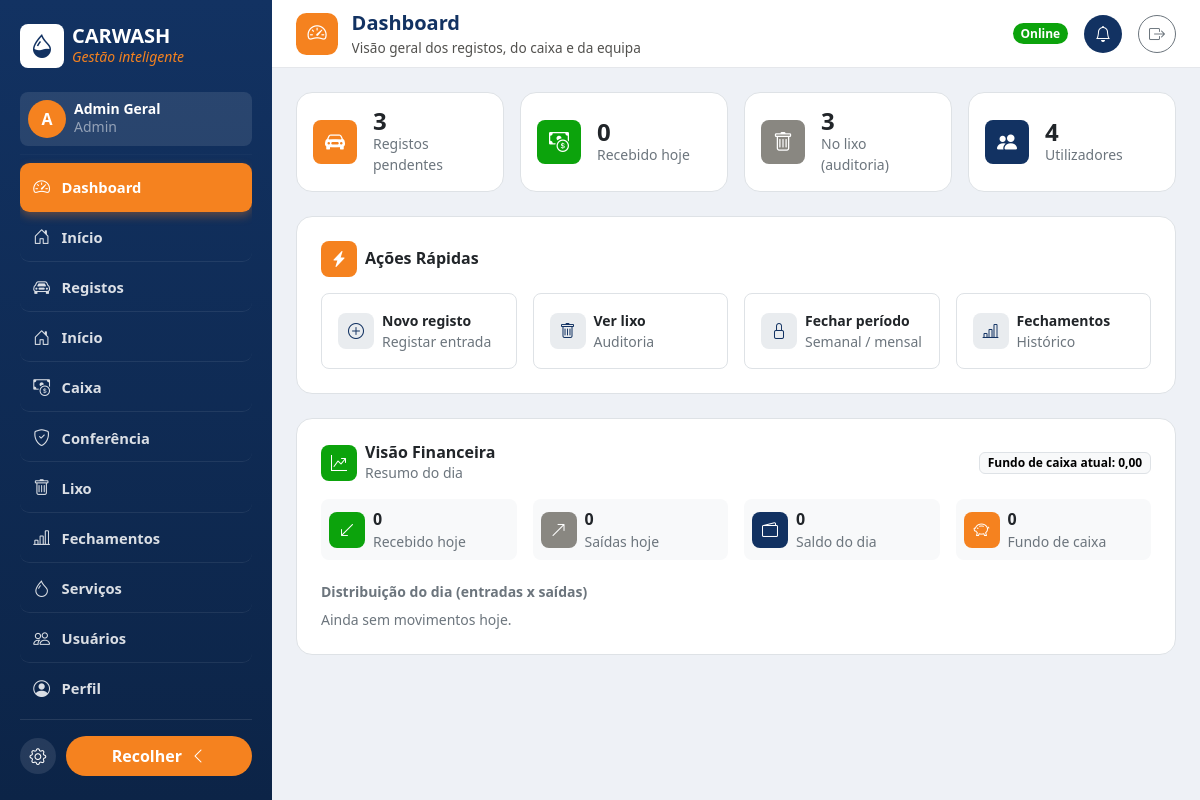
Page /painel-admin/ (signed in) on the committed database.
### accounts/models.py (models this page shows, shortened)
class User(AbstractUser):
    class Meta:
        permissions = [
            ('view_admin_dashboard', 'Pode ver o dashboard administrativo'),
        ]
    def is_seguranca(self):
        return self.has_perm('vehicles.view_vehicleentry')
    def is_tesoureira(self):
        return self.has_perm('cashbox.view_payment')
    def is_admin_role(self):
        return self.is_superuser or self.has_perm('accounts.view_admin_dashboard')
    @property
    def role_label(self):
        if self.is_admin_role():
            return 'Admin'

### cashbox/models.py (models this page shows, shortened)
class CashClosure(models.Model):
    class PeriodType(models.TextChoices):
        DIARIO = 'diario', 'Diário'
        SEMANAL = 'semanal', 'Semanal'
        MENSAL = 'mensal', 'Mensal'
    period_type = models.CharField(max_length=20, choices=PeriodType.choices)
    date_start = models.DateField()
    date_end = models.DateField()
    total_in = models.DecimalField(max_digits=10, decimal_places=2, default=0)
    total_out = models.DecimalField(max_digits=10, decimal_places=2, default=0)
    balance = models.DecimalField(max_digits=10, decimal_places=2, default=0)
    carried_forward = models.DecimalField(max_digits=10, decimal_places=2, default=0)
    closed_by = models.ForeignKey(settings.AUTH_USER_MODEL, on_delete=models.PROTECT)
    closed_at = models.DateTimeField(auto_now_add=True)
    class Meta:
        ordering = ['-date_end']
        constraints = [
            models.UniqueConstraint(
                fields=['period_type', 'date_start', 'date_end'], name='unique_closure_period'
            )
        ]
        permissions = [
            ('close_period', 'Pode fechar período semanal/mensal'),
        ]

### accounts/views.py (the view)
# urls.py: path('painel-admin/', views.admin_dashboard, name='admin_dashboard'),
@permission_required('accounts.view_admin_dashboard')
def admin_dashboard(request):
    today = timezone.localdate()
    pending_count = VehicleEntry.objects.filter(is_trashed=False, status=VehicleEntry.Status.PENDENTE).count()
    trashed_count = VehicleEntry.objects.filter(is_trashed=True).count()
    users_count = User.objects.count()
    total_in, total_out = totals_for_range(today, today)
    total_moved = total_in + total_out
    in_pct = round((total_in / total_moved) * 100) if total_moved else 0
    out_pct = 100 - in_pct if total_moved else 0
    last_closure = CashClosure.objects.order_by('-date_end').first()
    return render(request, 'accounts/admin_dashboard.html', {
        'pending_count': pending_count,
        'trashed_count': trashed_count,
        'users_count': users_count,
        'total_in': total_in,
        'total_out': total_out,
        'balance': total_in - total_out,
        'in_pct': in_pct,
        'out_pct': out_pct,
        'last_closure': last_closure,
    })

### templates/accounts/admin_dashboard.html (shortened to what this page needs)
{% extends 'base.html' %}
{% block page_icon %}<div class="cw-topbar-icon"><i class="bi bi-speedometer2"></i></div>{% endblock %}
{% block page_title %}Dashboard{% endblock %}
{% block page_subtitle %}Visão geral dos registos, do caixa e da equipa{% endblock %}
{% block content %}
<div class="row g-3 mb-4">
    <div class="col-6 col-lg-3">
        <div class="bg-white border rounded-4 p-3 d-flex align-items-center gap-3 h-100">
            <div class="cw-icon-box bg-orange rounded-3 d-flex align-items-center justify-content-center text-white fs-5">
                <i class="bi bi-car-front-fill"></i>
            </div>
            <div>
                <div class="fs-4 fw-bold lh-1">{{ pending_count }}</div>
                <div class="text-secondary small">Registos pendentes</div>
            </div>
        </div>
    </div>
    <div class="col-6 col-lg-3">
        <div class="bg-white border rounded-4 p-3 d-flex align-items-center gap-3 h-100">
            <div class="cw-icon-box bg-good rounded-3 d-flex align-items-center justify-content-center text-white fs-5">
                <i class="bi bi-cash-coin"></i>
            </div>
            <div>
                <div class="fs-4 fw-bold lh-1">{{ total_in }}</div>
                <div class="text-secondary small">Recebido hoje</div>
            </div>
        </div>
    </div>
    <div class="col-6 col-lg-3">
        <div class="bg-white border rounded-4 p-3 d-flex align-items-center gap-3 h-100">
            <div class="cw-icon-box bg-muted rounded-3 d-flex align-items-center justify-content-center text-white fs-5">
                <i class="bi bi-trash"></i>
            </div>
            <div>
                <div class="fs-4 fw-bold lh-1">{{ trashed_count }}</div>
                <div class="text-secondary small">No lixo (auditoria)</div>
            </div>
        </div>
    </div>
    <div class="col-6 col-lg-3">
        <div class="bg-white border rounded-4 p-3 d-flex align-items-center gap-3 h-100">
            <div class="cw-icon-box bg-navy rounded-3 d-flex align-items-center justify-content-center text-white fs-5">
                <i class="bi bi-people-fill"></i>
            </div>
            <div>
                <div class="fs-4 fw-bold lh-1">{{ users_count }}</div>
                <div class="text-secondary small">Utilizadores</div>
            </div>
        </div>
    </div>
</div>
<div class="bg-white border rounded-4 p-3 p-md-4 mb-4">
    <div class="d-flex align-items-center gap-2 mb-3">
        <div class="cw-icon-box-sm bg-orange rounded-3 d-flex align-items-center justify-content-center text-white">
            <i class="bi bi-lightning-charge-fill"></i>
        </div>
        <h6 class="mb-0 fw-bold">Ações Rápidas</h6>
    </div>
    <div class="row g-3">
        <div class="col-6 col-md-3">
            <a href="{% url 'vehicles:list' %}" class="d-flex align-items-center gap-2 border rounded-3 p-3 h-100 text-decoration-none text-body">
                <div class="cw-icon-box-sm bg-body-secondary rounded-3 d-flex align-items-center justify-content-center text-navy">
                    <i class="bi bi-plus-circle"></i>
                </div>
                <div>
                    <p class="fw-semibold small mb-0">Novo registo</p>
                    <p class="text-secondary small mb-0">Registar entrada</p>
                </div>
            </a>
        </div>
        <div class="col-6 col-md-3">
            <a href="{% url 'vehicles:trash_list' %}" class="d-flex align-items-center gap-2 border rounded-3 p-3 h-100 text-decoration-none text-body">
                <div class="cw-icon-box-sm bg-body-secondary rounded-3 d-flex align-items-center justify-content-center text-navy">
                    <i class="bi bi-trash"></i>
                </div>
                <div>
                    <p class="fw-semibold small mb-0">Ver lixo</p>
                    <p class="text-secondary small mb-0">Auditoria</p>
                </div>
            </a>
        </div>
        <div class="col-6 col-md-3">
            <a href="{% url 'cashbox:closures' %}" class="d-flex align-items-center gap-2 border rounded-3 p-3 h-100 text-decoration-none text-body">
                <div class="cw-icon-box-sm bg-body-secondary rounded-3 d-flex align-items-center justify-content-center text-navy">
                    <i class="bi bi-lock"></i>
                </div>
                <div>
                    <p class="fw-semibold small mb-0">Fechar período</p>
                    <p class="text-secondary small mb-0">Semanal / mensal</p>
                </div>
            </a>
        </div>
        <div class="col-6 col-md-3">
            <a href="{% url 'cashbox:closures' %}" class="d-flex align-items-center gap-2 border rounded-3 p-3 h-100 text-decoration-none text-body">
                <div class="cw-icon-box-sm bg-body-secondary rounded-3 d-flex align-items-center justify-content-center text-navy">
                    <i class="bi bi-bar-chart-line"></i>
                </div>
                <div>
                    <p class="fw-semibold small mb-0">Fechamentos</p>
                    <p class="text-secondary small mb-0">Histórico</p>
                </div>
            </a>
        </div>
    </div>
</div>
<div class="bg-white border rounded-4 p-3 p-md-4">
    <div class="d-flex align-items-center justify-content-between mb-3 flex-wrap gap-2">
        <div class="d-flex align-items-center gap-2">
            <div class="cw-icon-box-sm bg-good rounded-3 d-flex align-items-center justify-content-center text-white">
                <i class="bi bi-graph-up-arrow"></i>
            </div>
            <div>
                <h6 class="mb-0 fw-bold">Visão Financeira</h6>
                <p class="text-secondary small mb-0">Resumo do dia</p>
            </div>
        </div>
        {% if last_closure %}
        <span class="badge text-bg-light border">Fundo de caixa atual: {{ last_closure.carried_forward }}</span>
        {% endif %}
    </div>
    <div class="row g-3 mb-4">
        <div class="col-6 col-md-3">
            <div class="bg-body-tertiary rounded-3 p-2 d-flex align-items-center gap-2">
                <div class="cw-icon-box-sm bg-good rounded-3 d-flex align-items-center justify-content-center text-white">
                    <i class="bi bi-arrow-down-left"></i>
                </div>
                <div>
                    <div class="fw-bold">{{ total_in }}</div>
                    <div class="text-secondary small">Recebido hoje</div>
                </div>
            </div>
        </div>
        <div class="col-6 col-md-3">
            <div class="bg-body-tertiary rounded-3 p-2 d-flex align-items-center gap-2">
                <div class="cw-icon-box-sm bg-muted rounded-3 d-flex align-items-center justify-content-center text-white">
                    <i class="bi bi-arrow-up-right"></i>
                </div>
                <div>
                    <div class="fw-bold">{{ total_out }}</div>
                    <div class="text-secondary small">Saídas hoje</div>
                </div>
            </div>
        </div>
        <div class="col-6 col-md-3">
            <div class="bg-body-tertiary rounded-3 p-2 d-flex align-items-center gap-2">
                <div class="cw-icon-box-sm bg-navy rounded-3 d-flex align-items-center justify-content-center text-white">
                    <i class="bi bi-wallet2"></i>
                </div>
                <div>
                    <div class="fw-bold">{{ balance }}</div>
                    <div class="text-secondary small">Saldo do dia</div>
                </div>
            </div>
        </div>
        <div class="col-6 col-md-3">
            <div class="bg-body-tertiary rounded-3 p-2 d-flex align-items-center gap-2">
                <div class="cw-icon-box-sm bg-orange rounded-3 d-flex align-items-center justify-content-center text-white">
                    <i class="bi bi-piggy-bank"></i>
                </div>
                <div>
                    <div class="fw-bold">{{ last_closure.carried_forward|default:'0' }}</div>
                    <div class="text-secondary small">Fundo de caixa</div>
                </div>
            </div>
        </div>
    </div>
    <h6 class="fw-semibold small text-secondary mb-2">Distribuição do dia (entradas x saídas)</h6>
    {% if total_in or total_out %}
    <div class="progress" style="height: 14px;" role="progressbar" aria-label="Distribuição do dia">
        <div class="progress-bar bg-good" style="width: {{ in_pct }}%"></div>
        <div class="progress-bar bg-muted" style="width: {{ out_pct }}%"></div>
    </div>
    <div class="d-flex gap-4 mt-2 small text-secondary">
        <span><i class="bi bi-circle-fill me-1" style="font-size: .55rem; color: var(--cw-good);"></i>Entradas ({{ in_pct }}%)</span>
        <span><i class="bi bi-circle-fill me-1" style="font-size: .55rem; color: var(--cw-muted);"></i>Saídas ({{ out_pct }}%)</span>
    </div>
    {% else %}
    <p class="text-secondary small mb-0">Ainda sem movimentos hoje.</p>
    {% endif %}
</div>
{% endblock %}

### templates/partials/sidebar_content.html (shortened to what this page needs)
{% load static %}
<div class="d-flex align-items-center gap-2 mb-4">
    <div class="bg-white rounded-3 d-flex align-items-center justify-content-center flex-shrink-0" style="width: 44px; height: 44px;"><i class="bi bi-droplet-half text-navy fs-4"></i></div>
    <div class="cw-sidebar-label">
        <div class="fw-bold fs-5 lh-1 text-uppercase">CarWash</div>
        <div class="small text-orange fst-italic">Gestão inteligente</div>
    </div>
</div>
<div class="bg-white bg-opacity-10 rounded-3 p-2 d-flex align-items-center gap-2 mb-2">
    <div class="rounded-circle bg-orange text-white d-flex align-items-center justify-content-center fw-bold flex-shrink-0" style="width: 38px; height: 38px;">{{ user.username|slice:':1'|upper }}</div>
    <div class="min-w-0 cw-sidebar-label">
        <div class="fw-semibold small lh-1">{{ user.get_full_name|default:user.username }}</div>
        <div class="text-white-50 small">{{ user.role_label }}</div>
    </div>
</div>
<hr class="border-white border-opacity-10 my-2">
<nav class="cw-sidebar-nav nav flex-column">
    {% if user.is_admin_role %}
    <a class="nav-link {% if request.resolver_match.url_name == 'admin_dashboard' %}active{% endif %}"
       href="{% url 'admin_dashboard' %}"><i class="bi bi-speedometer2"></i> <span class="cw-sidebar-label">Dashboard</span></a>
    {% endif %}
    {% if user.is_seguranca %}
    <a class="nav-link {% if request.resolver_match.url_name == 'home' %}active{% endif %}"
       href="{% url 'vehicles:home' %}"><i class="bi bi-house-door"></i> <span class="cw-sidebar-label">Início</span></a>
    {% endif %}
    {% if user.is_seguranca or user.is_admin_role %}
    <a class="nav-link {% if request.resolver_match.app_name == 'vehicles' and request.resolver_match.url_name != 'trash_list' and request.resolver_match.url_name != 'home' %}active{% endif %}"
       href="{% url 'vehicles:list' %}"><i class="bi bi-car-front"></i> <span class="cw-sidebar-label">Registos</span></a>
    {% endif %}
    {% if user.is_tesoureira %}
    <a class="nav-link {% if request.resolver_match.url_name == 'home' %}active{% endif %}"
       href="{% url 'cashbox:home' %}"><i class="bi bi-house-door"></i> <span class="cw-sidebar-label">Início</span></a>
    {% endif %}
    {% if user.is_tesoureira or user.is_admin_role %}
    <a class="nav-link "
       href="{% url 'cashbox:dashboard' %}"><i class="bi bi-cash-coin"></i> <span class="cw-sidebar-label">Caixa</span></a>
    {% endif %}
    {% if user.is_admin_role %}
    <a class="nav-link {% if request.resolver_match.app_name == 'audit' %}active{% endif %}"
       href="{% url 'audit:reconciliation' %}"><i class="bi bi-shield-check"></i> <span class="cw-sidebar-label">Conferência</span></a>
    <a class="nav-link {% if request.resolver_match.url_name == 'trash_list' %}active{% endif %}"
       href="{% url 'vehicles:trash_list' %}"><i class="bi bi-trash"></i> <span class="cw-sidebar-label">Lixo</span></a>
    <a class="nav-link {% if request.resolver_match.url_name == 'closures' or request.resolver_match.url_name == 'period_closure_create' %}active{% endif %}"
       href="{% url 'cashbox:closures' %}"><i class="bi bi-bar-chart-line"></i> <span class="cw-sidebar-label">Fechamentos</span></a>
    <a class="nav-link {% if request.resolver_match.app_name == 'services' %}active{% endif %}"
       href="{% url 'services:list' %}"><i class="bi bi-droplet"></i> <span class="cw-sidebar-label">Serviços</span></a>
    <a class="nav-link {% if request.resolver_match.url_name == 'user_list' %}active{% endif %}"
       href="{% url 'user_list' %}"><i class="bi bi-people"></i> <span class="cw-sidebar-label">Usuários</span></a>
    {% endif %}
    <a class="nav-link {% if request.resolver_match.url_name == 'profile' %}active{% endif %}"
       href="{% url 'profile' %}"><i class="bi bi-person-circle"></i> <span class="cw-sidebar-label">Perfil</span></a>
</nav>

### rows in the picture
User: username "A", get_full_name "Admin Geral", role_label "Admin"
CashClosure: carried_forward "0,00", carried_forward "0"

### other values in the picture
{{ pending_count }} "3"
{{ total_in }} "0"
{{ trashed_count }} "3"
{{ users_count }} "4"
{{ total_out }} "0"
{{ balance }} "0"
